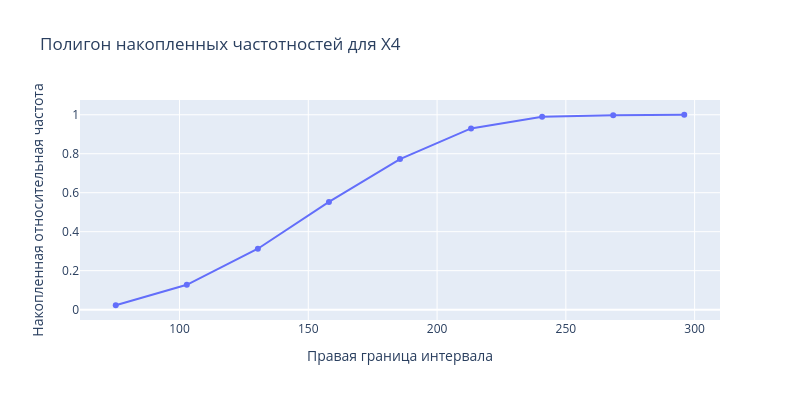

The notebook cell this image was saved under:
### Code cell
plot_polygon(x4_intervals, "Х4")

### Figure 1 — Plotly figure (JSON) as saved in the notebook; plotly's stock layout.template omitted (floating-point values rounded to 4 significant figures)
{"data": [{"hovertemplate": "Правая граница интервала=%{x}<br>Накопленная относительная частота=%{y}<extra></extra>", "legendgroup": "", "line": {"color": "#636efa", "dash": "solid"}, "marker": {"symbol": "circle"}, "mode": "lines+markers", "name": "", "orientation": "v", "showlegend": false, "type": "scatter", "x": [75.24, 102.8, 130.4, 158.0, 185.6, 213.2, 240.8, 268.4, 296.0], "xaxis": "x", "y": [0.0225, 0.1275, 0.3125, 0.5525, 0.7725, 0.93, 0.99, 0.9975, 1.0], "yaxis": "y"}], "layout": {"height": 400, "legend": {"tracegroupgap": 0}, "title": {"text": "Полигон накопленных частотностей для Х4"}, "width": 800, "xaxis": {"anchor": "y", "domain": [0, 1], "title": {"text": "Правая граница интервала"}}, "yaxis": {"anchor": "x", "domain": [0, 1], "title": {"text": "Накопленная относительная частота"}}}}
